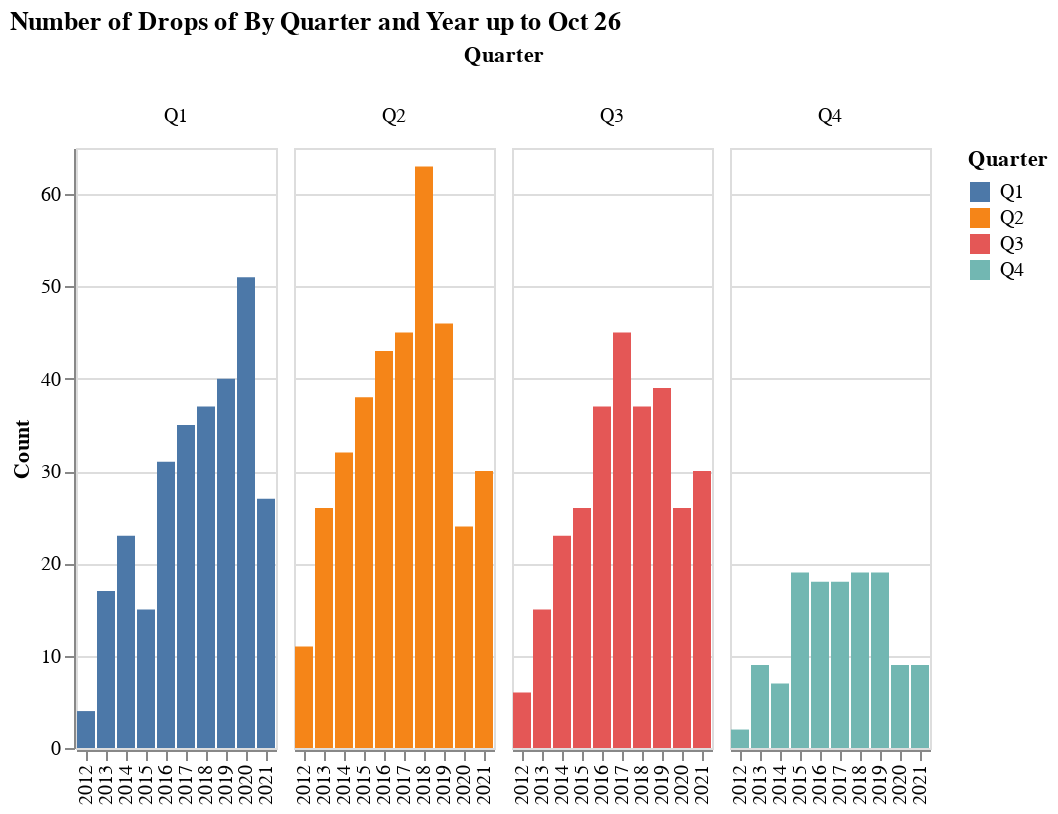

Notebook code cell kept with this figure:
### Markdown cell above
## Breakdown by Quarter

Look at the drops by quarter brings the picture into clearer focus. From the previous plots, it seems that 2021 is lagging behind the more-heavily-pandemic-impacted year of 2020, but looking at it by quarter shows why this is. 2020 Q1, which the COVID-pandemic only lightly impinged upon, was huge, much bigger than any previous Q1. 2021 Q2 and Q3 had more drops than 2020, but not by enough of a margin to make up the deficit from Q1.

In any case, number of drops are slowly recovering in 2021, but still quite a way off from where you would expect given the pre-COVID trend.

### Code cell
# tdf = df_all.groupby(['Quarter', 'Year']).count()['Release'].reset_index()
tdf = ytd_df.groupby(['Quarter', 'Year']).count()['Release'].reset_index()
tdf = tdf.rename(columns={"Release": "Count"})
alt.Chart(tdf, width=100).mark_bar().encode(
    x=alt.X('Year:N', sort=kind_sort_order, title=None),
    y='Count:Q',
    color=alt.Color('Quarter:N', sort=kind_sort_order),
    column='Quarter:O',
    tooltip=['Year', 'Count']
).configure_facet(spacing=7).properties(title=f"Number of Drops of By Quarter and Year up to {rel.strftime('%b %d')}")

### Figure 1 — Vega-Lite specification as saved in the notebook (floating-point values rounded to 4 significant figures)
{"$schema": "https://vega.github.io/schema/vega-lite/v4.8.1.json", "config": {"facet": {"spacing": 7}, "view": {"continuousHeight": 300, "continuousWidth": 400}}, "data": {"name": "data-cd0a5860ac8b430d2aa9d01c18204c69"}, "datasets": {"data-cd0a5860ac8b430d2aa9d01c18204c69": [{"Count": 4, "Quarter": "Q1", "Year": 2012}, {"Count": 17, "Quarter": "Q1", "Year": 2013}, {"Count": 23, "Quarter": "Q1", "Year": 2014}, {"Count": 15, "Quarter": "Q1", "Year": 2015}, {"Count": 31, "Quarter": "Q1", "Year": 2016}, {"Count": 35, "Quarter": "Q1", "Year": 2017}, {"Count": 37, "Quarter": "Q1", "Year": 2018}, {"Count": 40, "Quarter": "Q1", "Year": 2019}, {"Count": 51, "Quarter": "Q1", "Year": 2020}, {"Count": 27, "Quarter": "Q1", "Year": 2021}, {"Count": 11, "Quarter": "Q2", "Year": 2012}, {"Count": 26, "Quarter": "Q2", "Year": 2013}, {"Count": 32, "Quarter": "Q2", "Year": 2014}, {"Count": 38, "Quarter": "Q2", "Year": 2015}, {"Count": 43, "Quarter": "Q2", "Year": 2016}, {"Count": 45, "Quarter": "Q2", "Year": 2017}, {"Count": 63, "Quarter": "Q2", "Year": 2018}, {"Count": 46, "Quarter": "Q2", "Year": 2019}, {"Count": 24, "Quarter": "Q2", "Year": 2020}, {"Count": 30, "Quarter": "Q2", "Year": 2021}, {"Count": 6, "Quarter": "Q3", "Year": 2012}, {"Count": 15, "Quarter": "Q3", "Year": 2013}, {"Count": 23, "Quarter": "Q3", "Year": 2014}, {"Count": 26, "Quarter": "Q3", "Year": 2015}, {"Count": 37, "Quarter": "Q3", "Year": 2016}, {"Count": 45, "Quarter": "Q3", "Year": 2017}, {"Count": 37, "Quarter": "Q3", "Year": 2018}, {"Count": 39, "Quarter": "Q3", "Year": 2019}, {"Count": 26, "Quarter": "Q3", "Year": 2020}, {"Count": 30, "Quarter": "Q3", "Year": 2021}, {"Count": 2, "Quarter": "Q4", "Year": 2012}, {"Count": 9, "Quarter": "Q4", "Year": 2013}, {"Count": 7, "Quarter": "Q4", "Year": 2014}, {"Count": 19, "Quarter": "Q4", "Year": 2015}, {"Count": 18, "Quarter": "Q4", "Year": 2016}, {"Count": 18, "Quarter": "Q4", "Year": 2017}, {"Count": 19, "Quarter": "Q4", "Year": 2018}, {"Count": 19, "Quarter": "Q4", "Year": 2019}, {"Count": 9, "Quarter": "Q4", "Year": 2020}, {"Count": 9, "Quarter": "Q4", "Year": 2021}]}, "encoding": {"color": {"field": "Quarter", "sort": ["Bottom", "Top", "Layer"], "type": "nominal"}, "column": {"field": "Quarter", "type": "ordinal"}, "tooltip": [{"field": "Year", "type": "quantitative"}, {"field": "Count", "type": "quantitative"}], "x": {"field": "Year", "sort": ["Bottom", "Top", "Layer"], "title": null, "type": "nominal"}, "y": {"field": "Count", "type": "quantitative"}}, "mark": "bar", "title": "Number of Drops of By Quarter and Year up to Oct 26", "width": 100}
